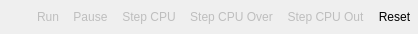
<?xml version="1.0" encoding="UTF-8"?>
<ui version="4.0">
 <class>C64EmulatorControl</class>
 <widget class="QWidget" name="C64EmulatorControl">
  <property name="geometry">
   <rect>
    <x>0</x>
    <y>0</y>
    <width>226</width>
    <height>34</height>
   </rect>
  </property>
  <property name="sizePolicy">
   <sizepolicy hsizetype="Fixed" vsizetype="Fixed">
    <horstretch>0</horstretch>
    <verstretch>0</verstretch>
   </sizepolicy>
  </property>
  <property name="windowTitle">
   <string>Form</string>
  </property>
  <layout class="QVBoxLayout" name="verticalLayout">
   <property name="spacing">
    <number>0</number>
   </property>
   <property name="leftMargin">
    <number>0</number>
   </property>
   <property name="topMargin">
    <number>0</number>
   </property>
   <property name="rightMargin">
    <number>0</number>
   </property>
   <property name="bottomMargin">
    <number>0</number>
   </property>
   <item>
    <layout class="QHBoxLayout" name="horizontalLayout">
     <property name="spacing">
      <number>0</number>
     </property>
     <property name="sizeConstraint">
      <enum>QLayout::SetDefaultConstraint</enum>
     </property>
     <item>
      <widget class="QToolButton" name="debugButton">
       <property name="text">
        <string/>
       </property>
       <property name="icon">
        <iconset resource="../../../../common/resource.qrc">
         <normaloff>:/resources/RR_bug.png</normaloff>:/resources/RR_bug.png</iconset>
       </property>
       <property name="iconSize">
        <size>
         <width>22</width>
         <height>22</height>
        </size>
       </property>
       <property name="checkable">
        <bool>true</bool>
       </property>
       <property name="autoRaise">
        <bool>true</bool>
       </property>
      </widget>
     </item>
     <item>
      <widget class="QToolButton" name="playButton">
       <property name="enabled">
        <bool>false</bool>
       </property>
       <property name="toolTip">
        <string>Run</string>
       </property>
       <property name="text">
        <string>Run</string>
       </property>
       <property name="icon">
        <iconset resource="../../../../common/resource.qrc">
         <normaloff>:/resources/stock_media-play.png</normaloff>:/resources/stock_media-play.png</iconset>
       </property>
       <property name="iconSize">
        <size>
         <width>22</width>
         <height>22</height>
        </size>
       </property>
       <property name="toolButtonStyle">
        <enum>Qt::ToolButtonIconOnly</enum>
       </property>
       <property name="autoRaise">
        <bool>true</bool>
       </property>
      </widget>
     </item>
     <item>
      <widget class="QToolButton" name="pauseButton">
       <property name="enabled">
        <bool>false</bool>
       </property>
       <property name="toolTip">
        <string>Pause</string>
       </property>
       <property name="text">
        <string>Pause</string>
       </property>
       <property name="icon">
        <iconset resource="../../../../common/resource.qrc">
         <normaloff>:/resources/stock_media-pause.png</normaloff>:/resources/stock_media-pause.png</iconset>
       </property>
       <property name="iconSize">
        <size>
         <width>22</width>
         <height>22</height>
        </size>
       </property>
       <property name="toolButtonStyle">
        <enum>Qt::ToolButtonIconOnly</enum>
       </property>
       <property name="autoRaise">
        <bool>true</bool>
       </property>
      </widget>
     </item>
     <item>
      <widget class="QToolButton" name="stepCPUButton">
       <property name="enabled">
        <bool>false</bool>
       </property>
       <property name="toolTip">
        <string>Step Into</string>
       </property>
       <property name="styleSheet">
        <string notr="true"/>
       </property>
       <property name="text">
        <string>Step CPU</string>
       </property>
       <property name="icon">
        <iconset resource="../../../../common/resource.qrc">
         <normaloff>:/resources/stepinto_6.png</normaloff>:/resources/stepinto_6.png</iconset>
       </property>
       <property name="iconSize">
        <size>
         <width>22</width>
         <height>22</height>
        </size>
       </property>
       <property name="toolButtonStyle">
        <enum>Qt::ToolButtonIconOnly</enum>
       </property>
       <property name="autoRaise">
        <bool>true</bool>
       </property>
       <property name="arrowType">
        <enum>Qt::NoArrow</enum>
       </property>
      </widget>
     </item>
     <item>
      <widget class="QToolButton" name="stepOverButton">
       <property name="enabled">
        <bool>false</bool>
       </property>
       <property name="toolTip">
        <string>Step Over</string>
       </property>
       <property name="text">
        <string>Step CPU Over</string>
       </property>
       <property name="icon">
        <iconset resource="../../../../common/resource.qrc">
         <normaloff>:/resources/stepover_6.png</normaloff>:/resources/stepover_6.png</iconset>
       </property>
       <property name="iconSize">
        <size>
         <width>22</width>
         <height>22</height>
        </size>
       </property>
       <property name="autoRaise">
        <bool>true</bool>
       </property>
      </widget>
     </item>
     <item>
      <widget class="QToolButton" name="stepOutButton">
       <property name="enabled">
        <bool>false</bool>
       </property>
       <property name="toolTip">
        <string>Step Return</string>
       </property>
       <property name="text">
        <string>Step CPU Out</string>
       </property>
       <property name="icon">
        <iconset resource="../../../../common/resource.qrc">
         <normaloff>:/resources/stepreturn_6.png</normaloff>:/resources/stepreturn_6.png</iconset>
       </property>
       <property name="iconSize">
        <size>
         <width>22</width>
         <height>22</height>
        </size>
       </property>
       <property name="autoRaise">
        <bool>true</bool>
       </property>
      </widget>
     </item>
     <item>
      <widget class="QToolButton" name="resetButton">
       <property name="enabled">
        <bool>true</bool>
       </property>
       <property name="sizePolicy">
        <sizepolicy hsizetype="Fixed" vsizetype="Fixed">
         <horstretch>0</horstretch>
         <verstretch>0</verstretch>
        </sizepolicy>
       </property>
       <property name="toolTip">
        <string>Reset</string>
       </property>
       <property name="text">
        <string>Reset</string>
       </property>
       <property name="icon">
        <iconset resource="../../../../common/resource.qrc">
         <normaloff>:/resources/stock_exit.png</normaloff>:/resources/stock_exit.png</iconset>
       </property>
       <property name="iconSize">
        <size>
         <width>22</width>
         <height>22</height>
        </size>
       </property>
       <property name="toolButtonStyle">
        <enum>Qt::ToolButtonIconOnly</enum>
       </property>
       <property name="autoRaise">
        <bool>true</bool>
       </property>
       <property name="arrowType">
        <enum>Qt::NoArrow</enum>
       </property>
      </widget>
     </item>
    </layout>
   </item>
  </layout>
  <action name="actionRun">
   <property name="text">
    <string>Run</string>
   </property>
   <property name="toolTip">
    <string>Run</string>
   </property>
   <property name="shortcut">
    <string>F7</string>
   </property>
  </action>
  <action name="actionPause">
   <property name="text">
    <string>Pause</string>
   </property>
   <property name="toolTip">
    <string>Pause</string>
   </property>
   <property name="shortcut">
    <string>F7</string>
   </property>
  </action>
  <action name="actionStep_CPU">
   <property name="text">
    <string>Step CPU</string>
   </property>
   <property name="toolTip">
    <string>Step CPU</string>
   </property>
   <property name="shortcut">
    <string>F8</string>
   </property>
  </action>
  <action name="actionStep_PPU">
   <property name="text">
    <string>Step PPU</string>
   </property>
   <property name="toolTip">
    <string>Step PPU</string>
   </property>
   <property name="shortcut">
    <string>F9</string>
   </property>
  </action>
  <action name="actionReset">
   <property name="text">
    <string>Reset</string>
   </property>
   <property name="toolTip">
    <string>Reset</string>
   </property>
   <property name="shortcut">
    <string>F10</string>
   </property>
  </action>
  <action name="actionFrame_Advance">
   <property name="text">
    <string>Frame Advance</string>
   </property>
   <property name="toolTip">
    <string>Advance Frame</string>
   </property>
   <property name="shortcut">
    <string>F12</string>
   </property>
  </action>
  <action name="actionStep_Over">
   <property name="text">
    <string>Step Over</string>
   </property>
   <property name="toolTip">
    <string>Step Over</string>
   </property>
  </action>
  <action name="actionStep_Out">
   <property name="text">
    <string>Step Out</string>
   </property>
   <property name="toolTip">
    <string>Step Out</string>
   </property>
  </action>
  <action name="actionDebugging">
   <property name="checkable">
    <bool>true</bool>
   </property>
   <property name="text">
    <string>Debugging</string>
   </property>
   <property name="toolTip">
    <string>Enable/Disable Debugging</string>
   </property>
   <property name="shortcut">
    <string>Ctrl+F7</string>
   </property>
  </action>
 </widget>
 <resources>
  <include location="../../../../common/resource.qrc"/>
  <include location="../../../../common/resource.qrc"/>
 </resources>
 <connections/>
</ui>
